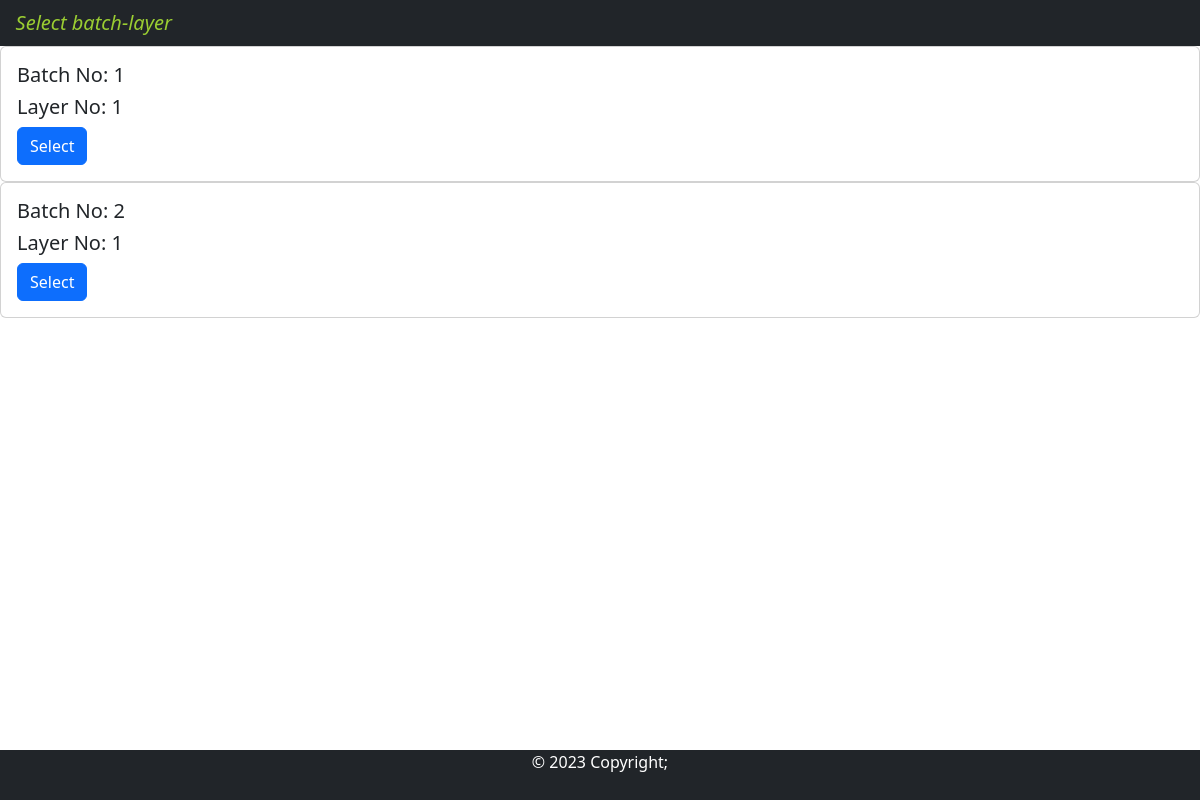
The page /batch_layer/ (signed in) on the database its author committed.
### eggs/models.py (models this page shows, shortened)
class bt_lyr(models.Model):
    batch_no = models.PositiveSmallIntegerField(unique=True)
    layer_no = models.PositiveSmallIntegerField()

### eggs/views.py (the view)
# urls.py: path('batch_layer/', views.batch_layer,name='batch_layer'),
@login_required()
def batch_layer(request):
    bt_lyrs = bt_lyr.objects.all()
    request.session['pp_bt_layer'] = True
    return render(request,'batch_layer.html',{"bt_lyrs":bt_lyrs})

### template/batch_layer.html (shortened to what this page needs)
<!DOCTYPE html>
<html lang="en">
{% load static %}
<head>
    <link rel="stylesheet" href={% static "styles.css" %}>
    <link href="https://cdn.jsdelivr.net/npm/bootstrap@5.2.2/dist/css/bootstrap.min.css" rel="stylesheet">
</head>
<body>
    <div class="wrapper">
        <header>
            <nav class="navbar navbar-expand-lg navbar-dark bg-dark">
                <div class="col-sm">
                    <a href="" class="title navbar-brand flex-grow-1">
                        <i style="color: yellowgreen;" class="">&nbsp;&nbsp; Select batch-layer</i>
                    </a>
                </div>
            </nav>
        </header>
        {% for i in bt_lyrs %}
            <div class="card">
                <div class="card-body">
                    <h5 class="card-title">Batch No: {{ i.batch_no }}</h5>
                    <h5 class="card-title">Layer No: {{ i.layer_no }}</h5>
                    <a href="{% url 'check' i.id %}" class="btn btn-primary">Select</a>
                </div>
            </div>
        {% endfor %}
    </div>
    <footer class="bg-dark text-center" id="footer" style="color: #fff;">&copy; {% now "Y" %} Copyright;
        <div class="text-center p-3">
        </div>
    </footer>
</body>
</html>

### eggs/static/styles.css (style rules this page uses)
html, body { height: 100%; margin: 0; width: 100%; }
.wrapper { min-height: 100%; margin-bottom: -50px; }
#footer, .push { height: 50px; }

### rows shown on the page
bt_lyr: batch_no "1", layer_no "1"
bt_lyr: batch_no "2", layer_no "1"
